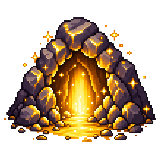
#> input picture assets/goal.png, 160 x 160 px
$ python build_eight_frame_sprite.py ../assets/goal.png ../assets/obstacle.png ../assets/obstacle.png ../assets/obstacle.png
#> lines starting #> are read from the running program, lines starting #| are printed output that depends on the picture
#!/usr/bin/env python3
"""Build an 8-frame, four-direction fixed-canvas sprite sheet."""

from collections import deque
from pathlib import Path
import sys

from PIL import Image


CELL = 96
COLS = 4
ROWS = 2


def remove_edge_background(image):
    image = image.convert("RGBA")
    if image.getchannel("A").getextrema()[0] < 255:
        return image

    pixels = image.load()
    width, height = image.size
    background = set()
    queue = deque()

    def is_background(x, y):
        r, g, b, _ = pixels[x, y]
        return min(r, g, b) >= 225 and max(r, g, b) - min(r, g, b) <= 18

    for x in range(width):
        for y in (0, height - 1):
            if is_background(x, y):
                queue.append((x, y))
                background.add((x, y))
    for y in range(height):
        for x in (0, width - 1):
            if is_background(x, y) and (x, y) not in background:
                queue.append((x, y))
                background.add((x, y))

    while queue:
        x, y = queue.popleft()
        for nx, ny in ((x - 1, y), (x + 1, y), (x, y - 1), (x, y + 1)):
            if 0 <= nx < width and 0 <= ny < height and (nx, ny) not in background and is_background(nx, ny):
                background.add((nx, ny))
                queue.append((nx, ny))

    alpha = image.getchannel("A")
    alpha_pixels = alpha.load()
    for x, y in background:
        alpha_pixels[x, y] = 0
    image.putalpha(alpha)
    return image


def split_fixed(source):
    source = remove_edge_background(source)
    width, height = source.size
    frames = []
    for row in range(ROWS):
        for column in range(COLS):
            box = (
                round(column * width / COLS),
                round(row * height / ROWS),
                round((column + 1) * width / COLS),
                round((row + 1) * height / ROWS),
            )
            frames.append(source.crop(box).resize((CELL, CELL), Image.Resampling.LANCZOS))
    return frames


def main(side_path, front_path, back_path, output_path):
    right = split_fixed(Image.open(side_path))
#> in remove_edge_background, image is the input picture: PIL image 160x160 RGBA; mean R, G, B, A 65.9, 45.3, 21.2, 119.4
#> after the loop in split_fixed, `for row in range(ROWS):`: frames = 8 items
#> right = 8 items
    down = split_fixed(Image.open(front_path))
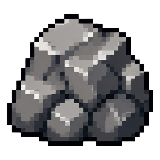
#> input picture assets/obstacle.png, 160 x 160 px
#> in remove_edge_background, image is the input picture: PIL image 160x160 RGBA; mean R, G, B, A 52.4, 52, 53.3, 144.1
#> down = 8 items
    up = split_fixed(Image.open(back_path))
#> up = 8 items
    # Close every cycle on the exact idle pixels so stopping never changes size.
    right[-1] = right[0].copy()
    down[-1] = down[0].copy()
    up[-1] = up[0].copy()
    left = [frame.transpose(Image.Transpose.FLIP_LEFT_RIGHT) for frame in right]
#> left = 8 items
    rows = [down, left, right, up]

    sheet = Image.new("RGBA", (CELL * 8, CELL * 4))
#> sheet: PIL image 768x384 RGBA; every value is 0
    for row, frames in enumerate(rows):
        for column, frame in enumerate(frames):
            sheet.alpha_composite(frame, (column * CELL, row * CELL))
#> this loop made 4 passes
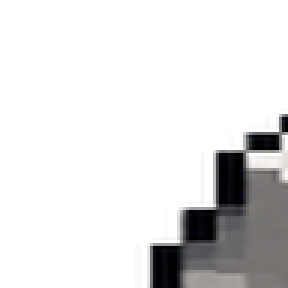
#> frame: PIL image 96x96 RGBA (shown 3 times larger); mean R, G, B, A 15.5, 15.3, 15.5, 45; transparent parts drawn white
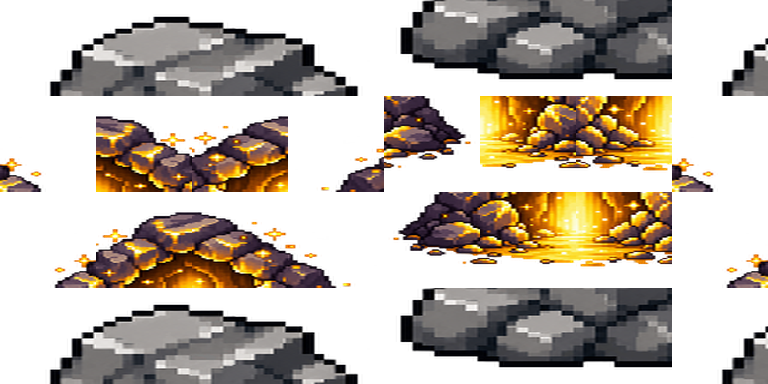
#> sheet: PIL image 768x384 RGBA; mean R, G, B, A 57.7, 47.3, 35.4, 119.9; transparent parts drawn white
    sheet.save(output_path)


if __name__ == "__main__":
    main(Path(sys.argv[1]), Path(sys.argv[2]), Path(sys.argv[3]), Path(sys.argv[4]))
